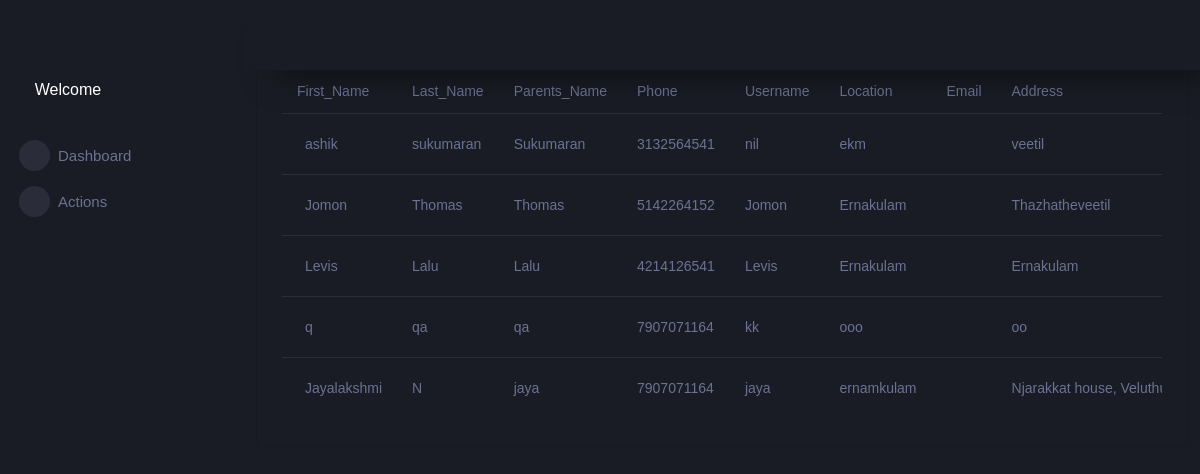
The app's page /AdminSide/Children_display/, older data.
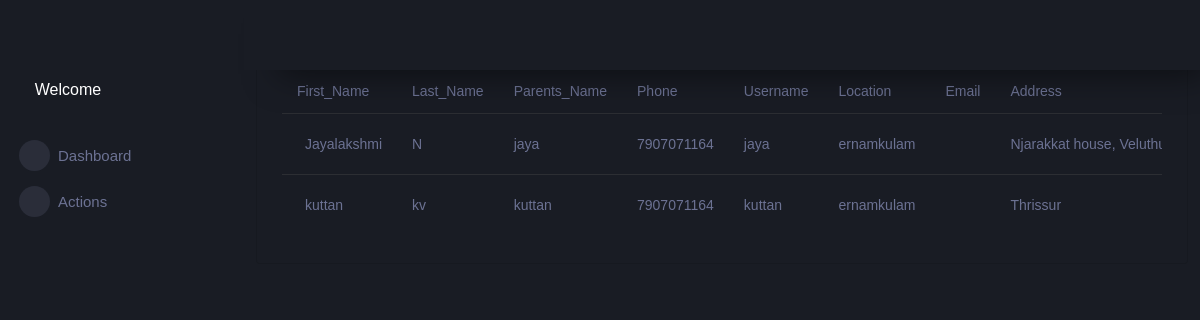
The same page, newer data.
### CareApp/models.py (models this page shows, shortened)
class RegistrationDB(models.Model):
    Id=models.AutoField(primary_key=True)
    Mail=models.EmailField(null=True,blank=True,max_length=30)
    First_Name=models.CharField(null=True,blank=True,max_length=30)
    Last_Name=models.CharField(null=True,blank=True,max_length=30)
    Username=models.CharField(null=True,blank=True,max_length=30,unique=True)
    Parents_Name=models.CharField(null=True,blank=True,max_length=30)
    Phone=models.CharField(null=True,blank=True,max_length=12)
    Address=models.CharField(null=True,blank=True,max_length=100)
    Location=models.CharField(null=True,blank=True,max_length=30)
    Password=models.CharField(null=True,blank=True,max_length=30)
    Pickup_Point=models.CharField(null=True,blank=True,max_length=30)
    Drop_Point=models.CharField(null=True,blank=True,max_length=30)
    Medical_History=models.CharField(null=True,blank=True,max_length=30)
    Alleries=models.CharField(null=True,blank=True,max_length=30)
    Special_Attention=models.CharField(null=True,blank=True,max_length=30)
    Emergency_Procedures=models.CharField(null=True,blank=True,max_length=30)
    Kid_Image=models.ImageField(upload_to="Children Photos",null=True,blank=True)
    driver = models.ForeignKey(Driverdb, on_delete=models.SET_NULL, null=True, blank=True, editable=False)
    Temp_Pickup_Point=models.CharField(null=True,blank=True,max_length=300)
    Temp_Drop_Point=models.CharField(null=True,blank=True,max_length=300)
    time_field = models.TimeField(null=True, blank=True)
    date_field=models.DateField(null=True,blank=True)

### AdminSide/views.py (the view)
# urls.py: path('Children_display/',views.Children_display,name="Children_display"),
def Children_display(req):
    x=RegistrationDB.objects.all()
    return render(req,"Children List.html",{'x':x})

### AdminSide/templates/Children List.html (shortened to what this page needs)
{% extends 'Index.html' %}
{% block content %}
<div class="col-12 grid-margin">
  <div class="card">
    <div class="card-body">
      <h4 class="card-title">Order Status</h4>
      <div class="table-responsive">
        <table class="table">
          <thead>
            <tr>
              <th>First_Name</th>
              <th>Last_Name</th>
              <th>Parents_Name</th>
              <th>Phone </th>
              <th> Username </th>
              <th>Location</th>
              <th> Email </th>
              <th> Address </th>
            </tr>
          </thead>
          <tbody>
            {% for i in x %}
            <tr>
              <td>
                <span class="pl-2">{{i.First_Name}}</span>
              </td>
              <td> {{i.Last_Name}} </td>
              <td> {{i.Parents_Name}} </td>
              <td> {{i.Phone}} </td>
              <td> {{i.Username}} </td>
              <td> {{i.Location}} </td>
              <td> {{i.Email}} </td>
              <td> {{i.Address}} </td>
            </tr>
            {% endfor %}
          </tbody>
        </table>
      </div>
    </div>
  </div>
</div>
{% endblock %}

### AdminSide/templates/Index.html (shortened to what this page needs)
<!DOCTYPE html>
{% load static %}
<html lang="en">
<head>
  <link rel="stylesheet" href="{% static 'assets/vendors/mdi/css/materialdesignicons.min.css' %}">
  <link rel="stylesheet" href="{% static 'assets/vendors/css/vendor.bundle.base.css' %}">
  <link rel="stylesheet" href="{% static 'assets/vendors/jvectormap/jquery-jvectormap.css' %}">
  <link rel="stylesheet" href="{% static 'assets/vendors/flag-icon-css/css/flag-icon.min.css' %}">
  <link rel="stylesheet" href="{% static 'assets/vendors/owl-carousel-2/owl.carousel.min.css' %}">
  <link rel="stylesheet" href="{% static 'assets/vendors/owl-carousel-2/owl.theme.default.min.css' %}">
  <link rel="stylesheet" href="{% static 'assets/css/style.css' %}">
</head>
<body>
  <div class="container-scroller">
    <nav class="sidebar sidebar-offcanvas" id="sidebar">
      <ul class="nav">
        <li class="nav-item profile">
          <div class="profile-desc">
            <div class="profile-pic">
              <div class="profile-name">
                <h5 class=" font-weight-normal">Welcome {{request.session.username}}</h5>
              </div>
            </div>
          </div>
        </li>
        <li class="nav-item menu-items mt-3">
          <a class="nav-link" href="{% url 'Index' %}">
            <span class="menu-icon">
              <i class="mdi mdi-speedometer"></i>
            </span>
            <span class="menu-title">Dashboard</span>
          </a>
        </li>
        <li class="nav-item menu-items">
          <a class="nav-link" data-toggle="collapse" href="#ui-basic" aria-expanded="false" aria-controls="ui-basic">
            <span class="menu-icon">
              <i class="mdi mdi-laptop"></i>
            </span>
            <span class="menu-title">Actions</span>
            <i class="menu-arrow"></i>
          </a>
      </ul>
    </nav>
    <div class="container-fluid page-body-wrapper">
      <nav class="navbar p-0 fixed-top d-flex flex-row">
        <div class="navbar-menu-wrapper flex-grow d-flex align-items-stretch">
          <button class="navbar-toggler navbar-toggler align-self-center" type="button" data-toggle="minimize">
            <span class="mdi mdi-menu"></span>
          </button>
        </div>
      </nav>
      {% block content %}{% endblock %}
    </div>
  </div>
</body>
</html>

Row changes from the older to the newer data that the page shows:
removed RegistrationDB: First_Name "ashik", Last_Name "sukumaran", Parents_Name "Sukumaran", Phone "3132564541", Username "nil", Location "ekm", Address "veetil"
removed RegistrationDB: First_Name "Jomon", Last_Name "Thomas", Parents_Name "Thomas", Phone "5142264152", Username "Jomon", Location "Ernakulam", Address "Thazhatheveetil"
removed RegistrationDB: First_Name "Levis", Last_Name "Lalu", Parents_Name "Lalu", Phone "4214126541", Username "Levis", Location "Ernakulam", Address "Ernakulam"
removed RegistrationDB: First_Name "q", Last_Name "qa", Parents_Name "qa", Phone "7907071164", Username "kk", Location "ooo", Address "oo"
added RegistrationDB: First_Name "kuttan", Last_Name "kv", Parents_Name "kuttan", Phone "7907071164", Username "kuttan", Location "ernamkulam", Address "Thrissur"
